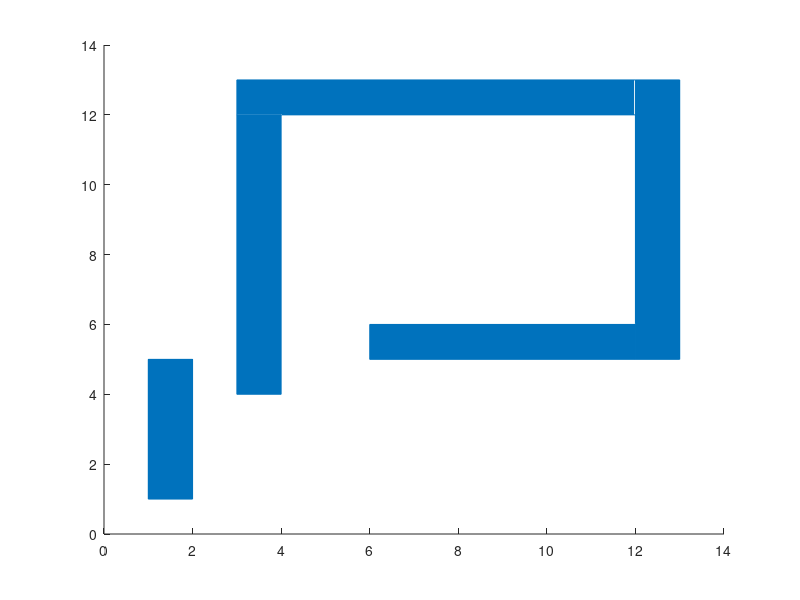

Here is the MATLAB script that generated this plot: (Note: this script raises an error after producing the figure.)
close all;
clear all;
clc;

%% Create the obstacles for the first scenario
Rec1 = [1,1,1,4];
Rec2 = [3,4,1,8];
Rec3 = [6,5,6,1];
Rec4 = [12,5,1,8];
Rec5 = [3,12,9,1];
PathCoords = importdata("Bug1PathFile.txt");
PathCoords2 = importdata("Bug2PathFile.txt");

figure(1)
hold on
rectangle('Position',Rec1, 'FaceColor',	[0, 0.4470, 0.7410],'EdgeColor',[0, 0.4470, 0.7410]);
rectangle('Position',Rec2, 'FaceColor',	[0, 0.4470, 0.7410],'EdgeColor',[0, 0.4470, 0.7410]);
rectangle('Position',Rec3, 'FaceColor',	[0, 0.4470, 0.7410],'EdgeColor',[0, 0.4470, 0.7410]);
rectangle('Position',Rec4, 'FaceColor',	[0, 0.4470, 0.7410],'EdgeColor',[0, 0.4470, 0.7410]);
rectangle('Position',Rec5, 'FaceColor',	[0, 0.4470, 0.7410],'EdgeColor',[0, 0.4470, 0.7410]);

pz1 = plot(PathCoords(:,1),PathCoords(:,2),'Color',[0.75, 0, 0.75,0.3],'LineWidth',3);
pz2 = plot(0,0,'b*');
pz3 = plot(10,10,'g*');

legend([pz1,pz2,pz3],'Bug1 Path','qStart','qGoal');
title("Bug1 Scenario 1")
hold off

figure(2)
hold on
rectangle('Position',Rec1, 'FaceColor',	[0, 0.4470, 0.7410],'EdgeColor',[0, 0.4470, 0.7410]);
rectangle('Position',Rec2, 'FaceColor',	[0, 0.4470, 0.7410],'EdgeColor',[0, 0.4470, 0.7410]);
rectangle('Position',Rec3, 'FaceColor',	[0, 0.4470, 0.7410],'EdgeColor',[0, 0.4470, 0.7410]);
rectangle('Position',Rec4, 'FaceColor',	[0, 0.4470, 0.7410],'EdgeColor',[0, 0.4470, 0.7410]);
rectangle('Position',Rec5, 'FaceColor',	[0, 0.4470, 0.7410],'EdgeColor',[0, 0.4470, 0.7410]);

pz1 = plot(PathCoords2(:,1),PathCoords2(:,2),'Color',[0.75, 0, 0.75,0.3],'LineWidth',3);
pz2 = plot(0,0,'b*');
pz3 = plot(10,10,'g*');

legend([pz1,pz2,pz3],'Bug2 Path','qStart','qGoal');
title("Bug2 Scenario 1")
hold off

%% Begin scenario 2 Plots
Rec1 = [-6,-6,31,1];
Rec2 = [-6,-5,1,10];
Rec3 = [4,-5,1,6];
Rec4 = [14,-5,1,6];
Rec5 = [24,-5,1,6];
Rec6 = [-6,5,36,1];
Rec7 = [9,0,1,5];
Rec8 = [19,0,1,5];
Rec9 = [29,0,1,5];
PathCoords3 = importdata("Bug1Path2File.txt");
PathCoords4 = importdata("Bug2Path2File.txt");

figure(3)
hold on
rectangle('Position',Rec1, 'FaceColor',	[0, 0.4470, 0.7410],'EdgeColor',[0, 0.4470, 0.7410]);
rectangle('Position',Rec2, 'FaceColor',	[0, 0.4470, 0.7410],'EdgeColor',[0, 0.4470, 0.7410]);
rectangle('Position',Rec3, 'FaceColor',	[0, 0.4470, 0.7410],'EdgeColor',[0, 0.4470, 0.7410]);
rectangle('Position',Rec4, 'FaceColor',	[0, 0.4470, 0.7410],'EdgeColor',[0, 0.4470, 0.7410]);
rectangle('Position',Rec5, 'FaceColor',	[0, 0.4470, 0.7410],'EdgeColor',[0, 0.4470, 0.7410]);
rectangle('Position',Rec6, 'FaceColor',	[0, 0.4470, 0.7410],'EdgeColor',[0, 0.4470, 0.7410]);
rectangle('Position',Rec7, 'FaceColor',	[0, 0.4470, 0.7410],'EdgeColor',[0, 0.4470, 0.7410]);
rectangle('Position',Rec8, 'FaceColor',	[0, 0.4470, 0.7410],'EdgeColor',[0, 0.4470, 0.7410]);
rectangle('Position',Rec9, 'FaceColor',	[0, 0.4470, 0.7410],'EdgeColor',[0, 0.4470, 0.7410]);

pz1 = plot(PathCoords3(:,1),PathCoords3(:,2),'Color',[0.75, 0, 0.75,0.3],'LineWidth',3);
pz2 = plot(0,0,'b*');
pz3 = plot(35,0,'g*');

legend([pz1,pz2,pz3],'Bug1 Path','qStart','qGoal');
title("Bug1 Scenario 2")
hold off

figure(4)
hold on
rectangle('Position',Rec1, 'FaceColor',	[0, 0.4470, 0.7410],'EdgeColor','k');
rectangle('Position',Rec2, 'FaceColor',	[0, 0.4470, 0.7410],'EdgeColor','k');
rectangle('Position',Rec3, 'FaceColor',	[0, 0.4470, 0.7410],'EdgeColor','k');
rectangle('Position',Rec4, 'FaceColor',	[0, 0.4470, 0.7410],'EdgeColor','k');
rectangle('Position',Rec5, 'FaceColor',	[0, 0.4470, 0.7410],'EdgeColor','k');
rectangle('Position',Rec6, 'FaceColor',	[0, 0.4470, 0.7410],'EdgeColor','k');
rectangle('Position',Rec7, 'FaceColor',	[0, 0.4470, 0.7410],'EdgeColor','k');
rectangle('Position',Rec8, 'FaceColor',	[0, 0.4470, 0.7410],'EdgeColor','k');
rectangle('Position',Rec9, 'FaceColor',	[0, 0.4470, 0.7410],'EdgeColor','k');

pz1 = plot(PathCoords4(:,1),PathCoords4(:,2),'Color',[0.75, 0, 0.75,0.3],'LineWidth',3);
pz2 = plot(0,0,'b*');
pz3 = plot(35,0,'g*');

legend([pz1,pz2,pz3],'Bug2 Path','qStart','qGoal');
title("Bug2 Scenario 2")
hold off